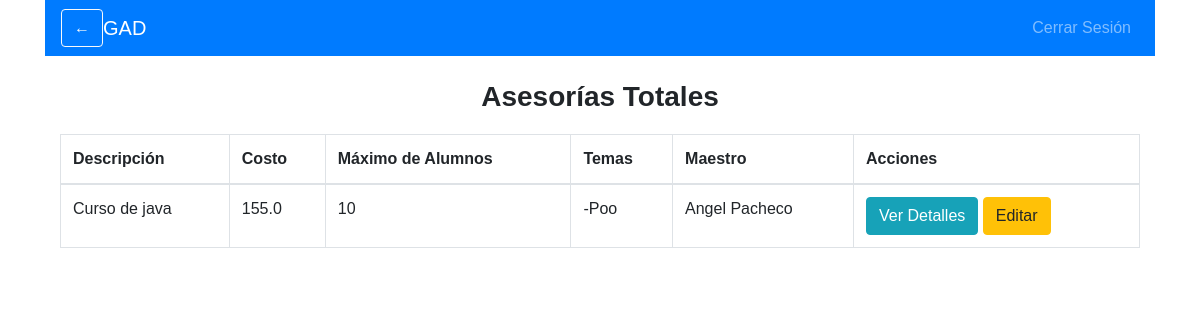
The page /ver_asesorias_totales (signed in) on the database as committed earlier.
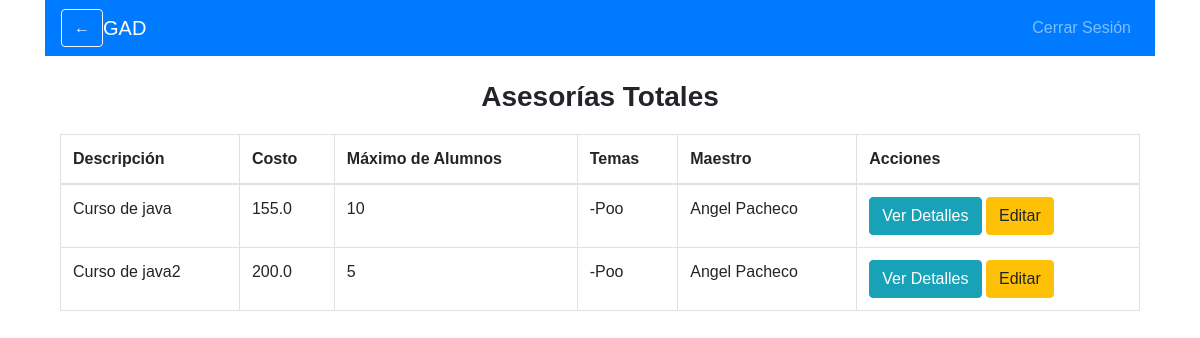
The same page on the database as committed later.
### app.py (models this page shows)
class Asesoria(db.Model):
    id = db.Column(db.Integer, primary_key=True)
    descripcion = db.Column(db.String(200), nullable=False)
    costo = db.Column(db.Float, nullable=False)
    max_alumnos = db.Column(db.Integer, nullable=False)
    temas = db.Column(db.String(200), nullable=False)
    maestro_id = db.Column(db.Integer, db.ForeignKey('user.id'), nullable=False)
    alumnos = db.relationship('User', secondary=asesoria_alumno, back_populates='asesorias')
    total_pagado = db.Column(db.Float, default=0.0)
    meet_link = db.Column(db.String(200), nullable=True)  # Nueva columna

class User(UserMixin, db.Model):
    id = db.Column(db.Integer, primary_key=True)
    nombre = db.Column(db.String(100), nullable=False)
    email = db.Column(db.String(100), unique=True, nullable=False)
    password = db.Column(db.String(100), nullable=False)
    rol = db.Column(db.String(10), nullable=False)
    especializacion = db.Column(db.String(200), nullable=True)  # Nueva columna
    foto = db.Column(db.String(200), nullable=True)  # Nueva columna
    edad = db.Column(db.Integer, nullable=True)  # Nueva columna
    nivel = db.Column(db.String(50), nullable=True)  # Nueva columna
    asesorias = db.relationship('Asesoria', secondary=asesoria_alumno, back_populates='alumnos')

### app.py (the view)
@app.route('/ver_asesorias_totales')
@login_required
def ver_asesorias_totales():
    asesorias = db.session.query(Asesoria, User).join(User, Asesoria.maestro_id == User.id).all()
    return render_template('ver_asesorias_totales.html', asesorias=asesorias)

### app.py (called while the page is built)
@login_manager.user_loader
def load_user(user_id):
    return User.query.get(int(user_id))

### templates/ver_asesorias_totales.html
{% extends 'base.html' %}
{% block content %}
<nav class="navbar navbar-expand-lg navbar-dark bg-primary">
    <button class="btn btn-outline-light" onclick="window.history.back();">←</button>
    <a class="navbar-brand" href="#">GAD</a>
    <div class="collapse navbar-collapse">
        <ul class="navbar-nav ml-auto">
            <li class="nav-item">
                <a class="nav-link" href="{{ url_for('logout') }}">Cerrar Sesión</a>
            </li>
        </ul>
    </div>
</nav>
<div class="container mt-4">
    <h2 class="text-center">Asesorías Totales</h2>
    <table class="table table-bordered mt-3">
        <thead>
            <tr>
                <th>Descripción</th>
                <th>Costo</th>
                <th>Máximo de Alumnos</th>
                <th>Temas</th>
                <th>Maestro</th>
                <th>Acciones</th>
            </tr>
        </thead>
        <tbody>
            {% for asesoria, maestro in asesorias %}
                <tr>
                    <td>{{ asesoria.descripcion }}</td>
                    <td>{{ asesoria.costo }}</td>
                    <td>{{ asesoria.max_alumnos }}</td>
                    <td>{{ asesoria.temas }}</td>
                    <td>{{ maestro.nombre }}</td>
                    <td>
                        <a href="{{ url_for('ver_asesoria', id=asesoria.id) }}" class="btn btn-info">Ver Detalles</a>
                        {% if current_user.id == maestro.id %}
                            <a href="{{ url_for('editar_asesoria', id=asesoria.id) }}" class="btn btn-warning">Editar</a>
                        {% endif %}
                    </td>
                </tr>
            {% endfor %}
        </tbody>
    </table>
</div>
{% endblock %}

Rows that differ between the two databases and show on the page:
added Asesoria: descripcion "Curso de java2", costo "200.0", max_alumnos "5", temas "-Poo", nombre "Angel Pacheco"
